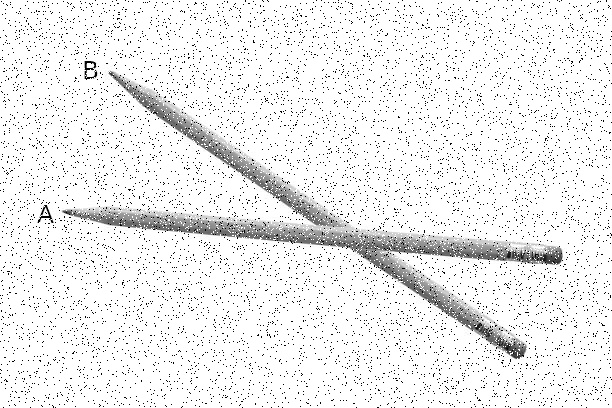
#> input picture 2_pencils.jpg, 612 x 408 px
$ jupyter execute Pencil_CV_project.ipynb
#> lines starting #> are read from the running program, lines starting #| are printed output that depends on the picture; after the words box and inside, x2 and y2 are one past the last pixel; in counts of white or black regions, pixels touching at a corner belong together; long printed decimals are rounded
#> further down, img is the input picture: shape (408, 612, 3); min 0, max 255, mean 238
# Soluction

[cell 1]
import cv2
import numpy as np
import matplotlib.pyplot as plt
import math

def noise_removal(img,unit=3):
    # Noise removal
    #unit=3
#> called with unit = 3
    clear_image = cv2.medianBlur(img,3)
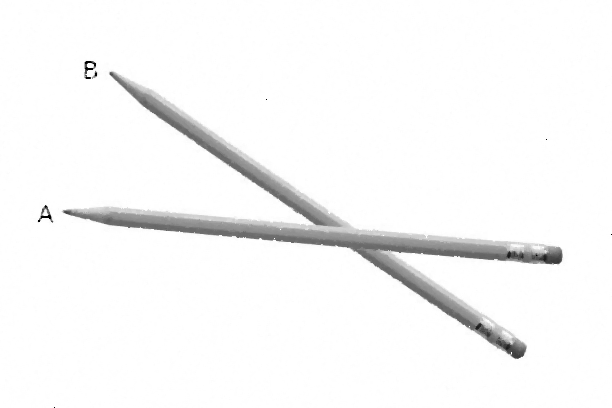
#> clear_image: shape (408, 612, 3); min 0, max 255, mean 247.1
    return clear_image

def img_preprocessing(img,unit=100):
#> called with unit = 100
    gray_image = cv2.cvtColor(img, cv2.COLOR_BGR2GRAY)
    edges = cv2.Canny(gray_image, 50, 150)
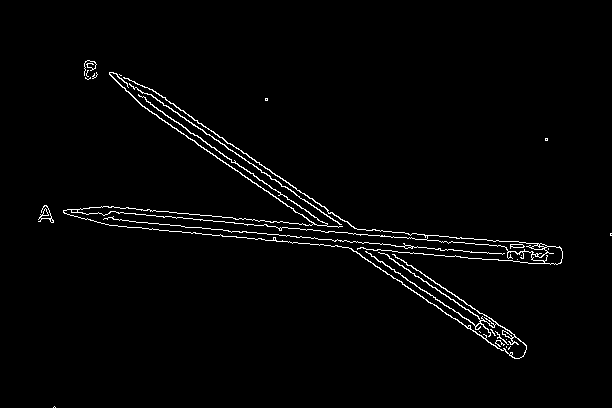
#> edges: shape (408, 612); 1.9% white in thin lines or dots, all inside (x1, y1, x2, y2) = (38, 60, 612, 408)
#     ret, thresh = cv2.threshold(edges, unit, 200, cv2.THRESH_BINARY)
    return edges

def length_angle(img,clear_img,PPI=72):
#> called with PPI = 65
    clean_img=clear_img.copy()
    length_of_pencil=[]
    lines = cv2.HoughLinesP(img, rho=1, theta=np.pi/180, threshold=20, minLineLength=200, maxLineGap=100)
#> lines = 23 rows, first 6: [44, 206, 562, 251], [116, 73, 526, 349], [40, 220, 550, 264], [103, 206, 559, 246], [85, 61, 523, 356], [146, 87, 518, 338]
    # lines = cv2.HoughLines(edges, 1, np.pi/180, 400)

# Iterate over the lines and measure their lengths and angles
    for line in lines:
        x1, y1, x2, y2 = line[0]
        # Calculate length using distance formula
        length = math.sqrt((x2 - x1) ** 2 + (y2 - y1) ** 2)
        cv2.line(clean_img, (x1, y1), (x2, y2), (0, 255, 0), 3)
        length_cm = length / PPI * 2.54
        length_of_pencil.append(length_cm)
#> this loop made 23 passes
#> (x1, y1, x2, y2, length, length_cm) on passes 1 to 12: (44, 206, 562, 251, 520, 20.32), (116, 73, 526, 349, 494.2, 19.31), (40, 220, 550, 264, 511.9, 20), (103, 206, 559, 246, 457.8, 17.89), (85, 61, 523, 356, 528.1, 20.64), (146, 87, 518, 338, 448.8, 17.54), (88, 70, 516, 358, 515.9, 20.16), (87, 64, 521, 357, 523.6, 20.46), (43, 213, 546, 257, 504.9, 19.73), (96, 207, 560, 247, 465.7, 18.2), (84, 68, 514, 358, 518.7, 20.27), (43, 206, 562, 252, 521, 20.36)
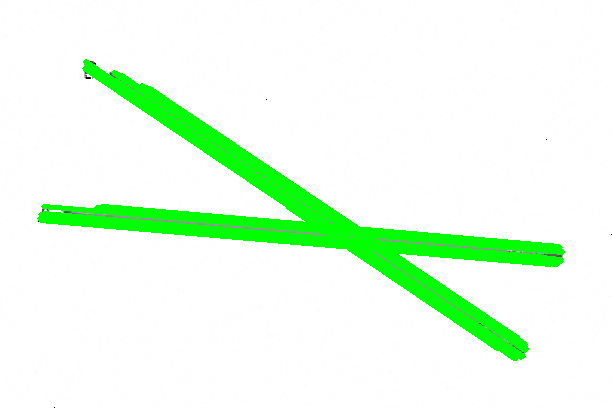
#> clean_img: shape (408, 612, 3); 9.07% of pixels changed, all inside (x1, y1, x2, y2) = (37, 59, 565, 361)
#> after the loop, length_of_pencil = [20.32, 19.31, 20, 17.89, 20.64, 17.54, 20.16, 20.46, 19.73, 18.2, 20.27, 20.36, 19.09, 20.43, 20.32, 18.1, 9.88, 19.42, 9.99, 19.99, 9.91, 13.07, 17.81]

    # Calculate angle if two lines are detected
    if len(lines) >2:
        x3, y3, x4, y4 = lines[1][0]
#> x3 = 116; y3 = 73; x4 = 526; y4 = 349
        angle = math.atan2((y4 - y3), (x4 - x3)) - math.atan2((y2 - y1), (x2 - x1))
#> angle = 0.505
#         print("Angle between pencils:", math.degrees(angle))

    return clean_img,length_of_pencil,math.degrees(angle)

[cell 2]
img=cv2.imread('2_pencils.jpg')
clear_img=noise_removal(img)
edges= img_preprocessing(clear_img)
output_image,length,angle=length_angle(edges,clear_img,65)
#> length has the same summary as length_of_pencil in length_angle; angle = 28.91

print("The length of Line B is",length[2],"cm","\n","The angle between line A & B",angle,"degree")
#| The length of Line B is 20.003 cm
#|  The angle between line A & B 28.912 degree
plt.figure()
plt.imshow(clear_img)
plt.figure()
plt.imshow(output_image)
plt.show()

$ run again, with ocr_input.png saved as 2_pencils.jpg
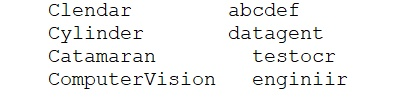
#> input picture ocr_input.png, 415 x 103 px
#> img is the input picture: shape (103, 415, 3); mean B, G, R 242.4, 242.9, 242.6
#> in img_preprocessing, `edges = cv2.Canny(gray_image, 50, 150)`:
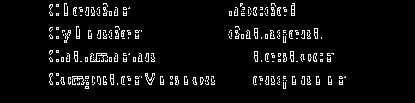
#> edges: shape (103, 415); 5.4% white in thin lines or dots, all inside (x1, y1, x2, y2) = (49, 3, 346, 89)
#> lines = 26 rows, first 6: [50, 61, 330, 61], [50, 84, 342, 84], [49, 82, 342, 82], [49, 76, 345, 76], [67, 55, 330, 55], [50, 38, 321, 38]
#> the loop in length_angle, `for line in lines:` made 26 passes
#> (x1, y1, x2, y2, length, length_cm) on passes 1 to 8: (50, 61, 330, 61, 280, 10.94), (50, 84, 342, 84, 292, 11.41), (49, 82, 342, 82, 293, 11.45), (49, 76, 345, 76, 296, 11.57), (67, 55, 330, 55, 263, 10.28), (50, 38, 321, 38, 271, 10.59), (49, 53, 333, 53, 284, 11.1), (50, 79, 331, 79, 281, 10.98)
#> after the loop in length_angle, `for line in lines:`:
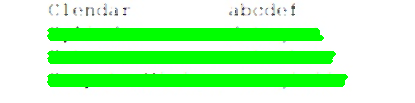
#> clean_img: shape (103, 415, 3); mean B, G, R 187, 253.6, 187.1
#> after the loop in length_angle, `for line in lines:`: length_of_pencil = 26 values, max 11.57 at index 3, min 9.69 at index 25, mean 10.84
#> x3 = 50; y3 = 84; x4 = 342; y4 = 84
#> in length_angle, `angle = math.atan2((y4 - y3), (x4 - x3)) - math.atan2((y2 - y1), (x2 -..`: angle = 0
#> `output_image,length,angle=length_angle(edges,clear_img,65)`: length has the same summary as length_of_pencil in length_angle
#| The length of Line B is 11.450 cm
#|  The angle between line A & B 0.0 degree
